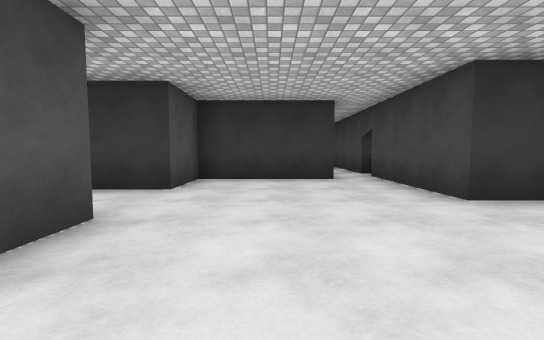
view 1 (above)

24 first-person views from a walk through a 3-D level made in the Unity game engine. The camera is 1.2 m above the floor, tilts 4° down and sees 90° across. The floor is counted in squares, 2.12 m on a side. Each view is taken from the middle of a square. On the plan, view 1 faces up. The plan holds only what a view shows up to about 9 squares ahead; the rest is blank. The place goes on beyond the plan. The player character is not drawn. Door leaves are left out, so doorways stand open. Surface patterns are stand-ins for the level's own textures.

view 2
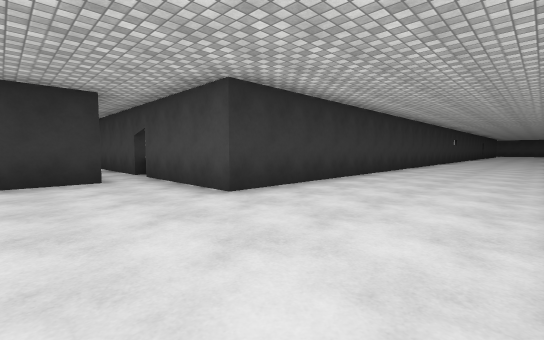

view 3
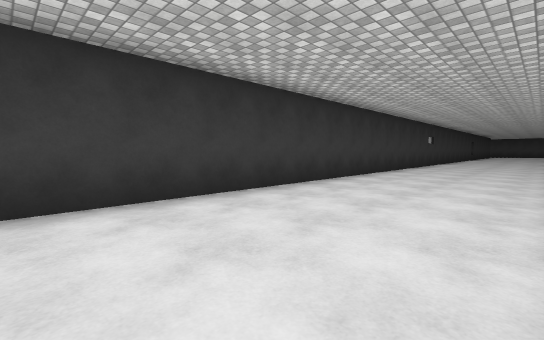

view 4
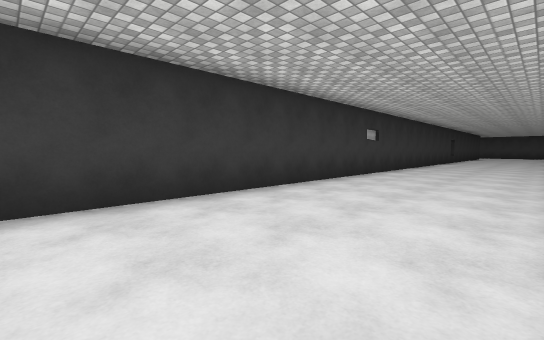

view 5
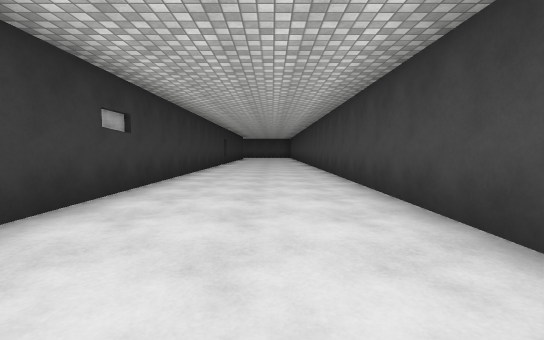

view 6
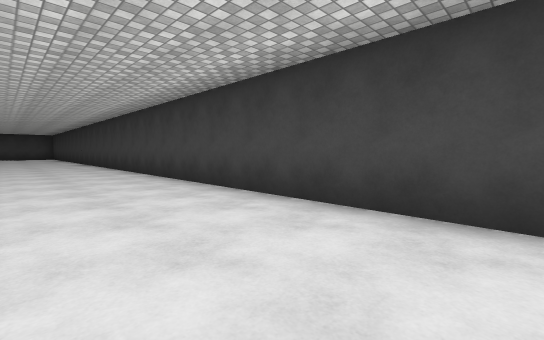

view 7
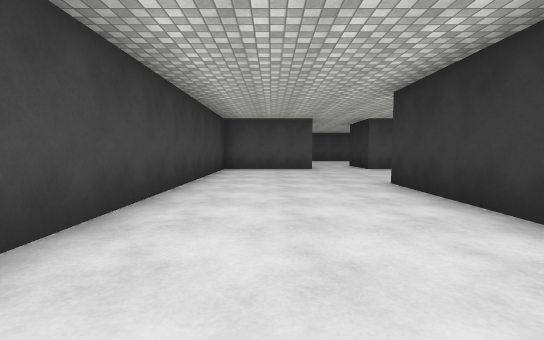

view 8
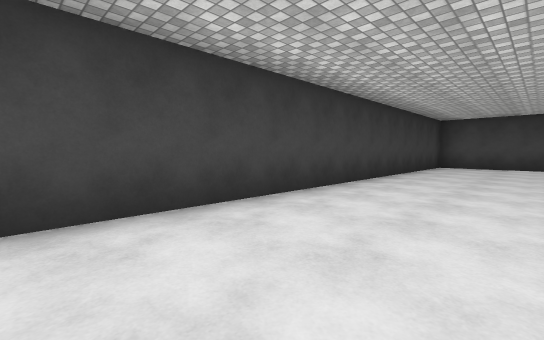

view 9
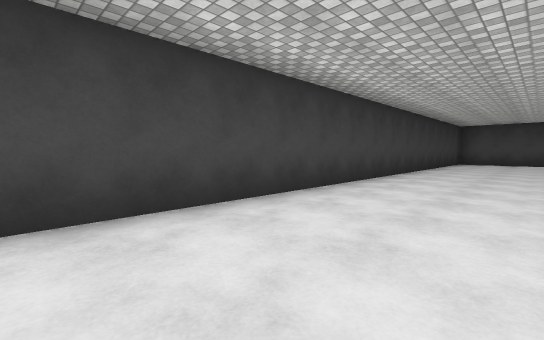

view 10
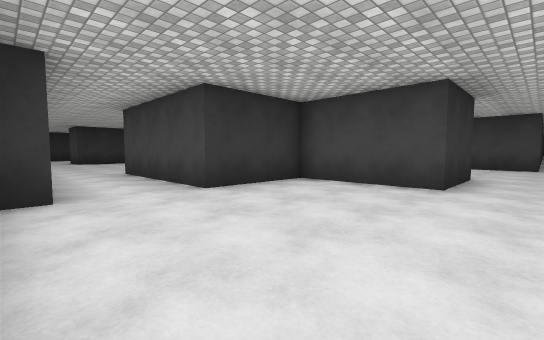

view 11
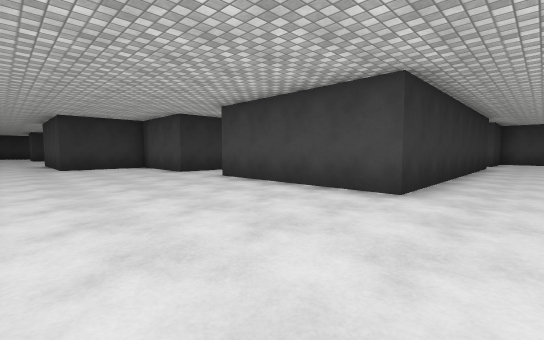

view 12
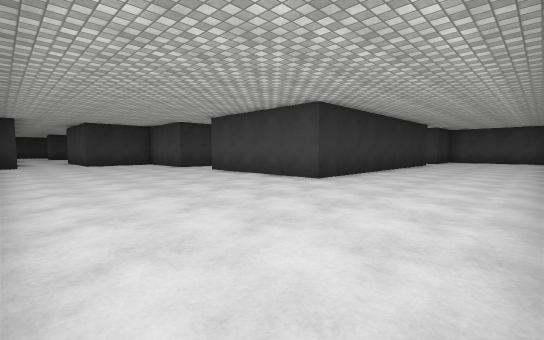

view 13
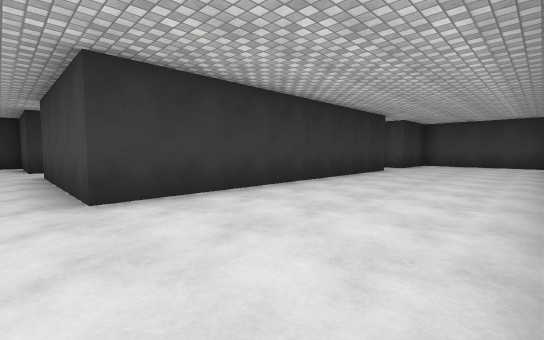

view 14
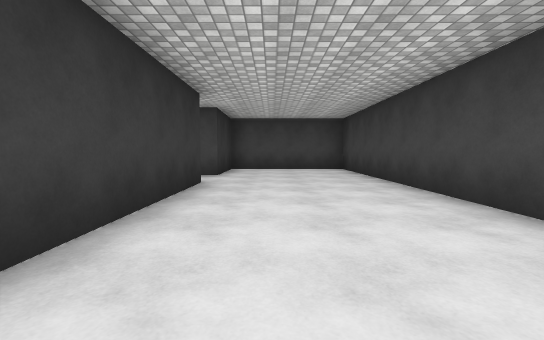

view 15
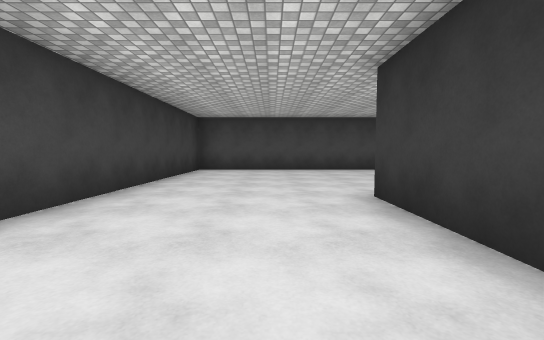

view 16
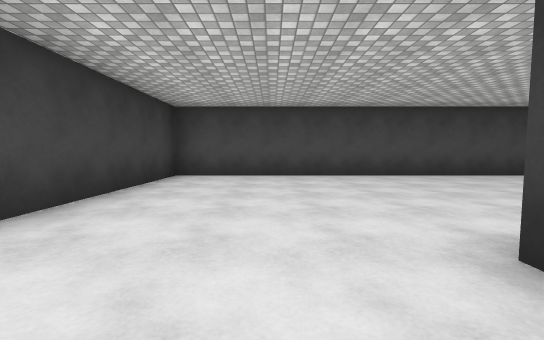

view 17
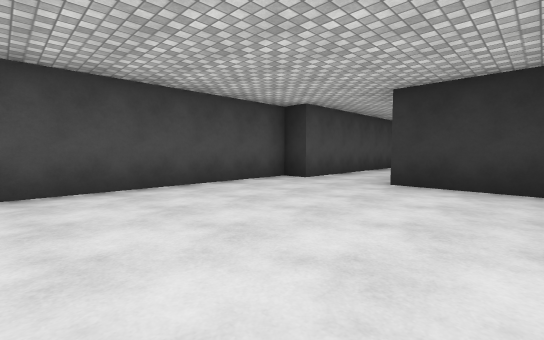

view 18
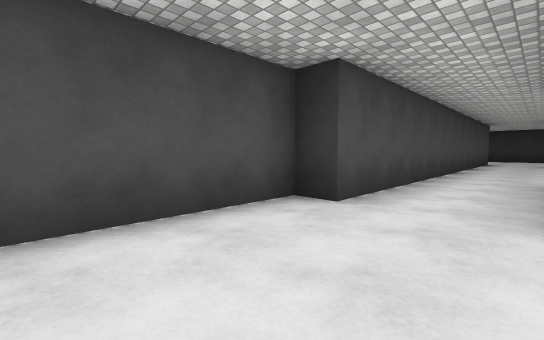

view 19
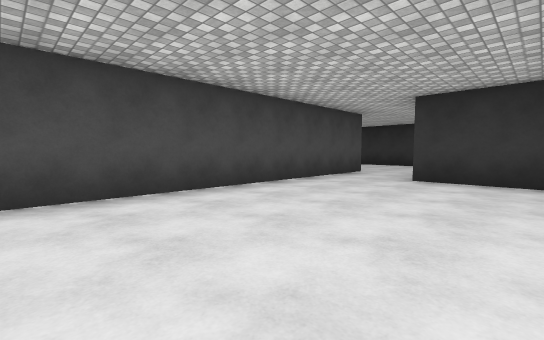

view 20
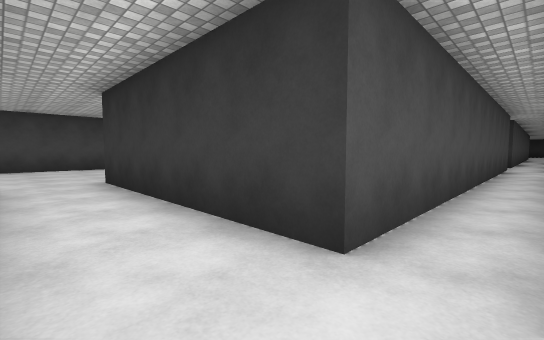

view 21
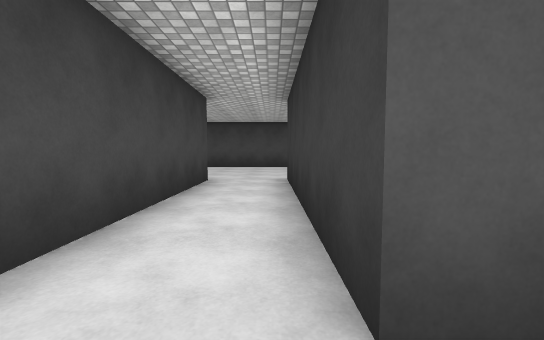

view 22
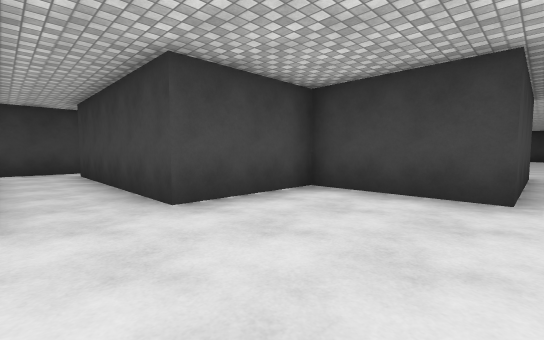

view 23
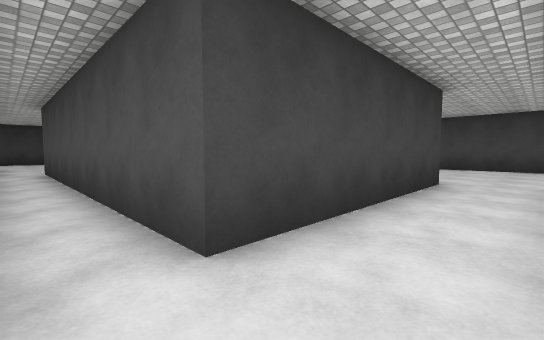

view 24
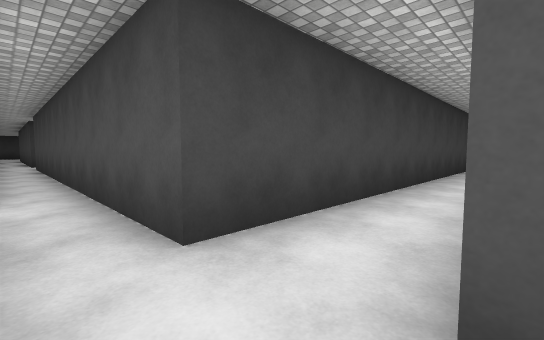

### Floor plan
Points are (right, up) in squares from view 1. A wall is a line through its corners. A room is listed if a view was taken in it or the views show most of it. See-through windows are left out.
Room 1 (views 1, 2, 3, 4, 5, 6, 7, 8, 9)
walls: (1.2, 5.5) (-1.5, 5.5) (-1.5, 4); (-1.5, 2.2) (-1.5, -0.5) (22.2, -0.5); (21, 3.1) (2.3, 3.1) (2.3, 6.2)
ways out: opening at (-2.5, 3) to room 2; open door at (2, 6.5)
Room 2 (views 10, 11, 12, 13, 14, 15, 16, 17, 18)
walls: (-3.4, 3.9) (-3.4, 6.6) (-5.8, 6.6) (-5.8, 10.4); (-1.5, 4) (-3.6, 4); (1.1, -5.2) (7.5, -5.2) (7.5, -1.7) (5.4, -1.7) (5.4, -1.2); (4, -1.7) (-3.4, -1.7) (-3.4, 2.2); (-7.6, 11.6) (-7.6, 6.6) (-8.2, 6.6) (-8.2, -5.2) (-2.1, -5.2)
ways out: opening at (-2.5, 3) to room 1; opening at (-6.5, 10.5) to room 3
Room 3 (views 19, 20, 21, 22, 23)
walls: (-3.9, 16.5) (-5.8, 16.5); (-5.8, 10.4) (-3.4, 10.4) (-3.4, 12.8) (1.2, 12.8); (-7.6, 16.6) (-7.6, 11.6); (2.3, 12.5) (2.3, 14); (1.2, 23.5) (1.2, 14.3) (-3.5, 14.3)
ways out: opening at (-6.5, 10.5) to room 2; opening at (2, 23) to room 4; opening at (-6.5, 17.5); opening at (2, 13)
Room 4 (view 24)
walls: (-7, 23.5) (1.2, 23.5)
ways out: opening at (2, 23) to room 3

Where each view was taken, in squares from view 1:
view 1: 0 up, 0 right, facing up
view 2: 0 up, 0 right, facing up-right
view 3: 0 up, 4 right, facing up-right
view 4: 0 up, 9 right, facing up-right
view 5: 1 up, 12 right, facing right
view 6: 2 up, 12 right, facing down-right
view 7: 1 up, 7 right, facing left
view 8: 2 up, 9 right, facing down-left
view 9: 2 up, 12 right, facing down-left
view 10: 3 up, 8 left, facing up-right
view 11: 3 down, 7 left, facing up-right
view 12: 5 down, 8 left, facing up-right
view 13: 5 down, 4 left, facing up-right
view 14: 3 down, 1 left, facing right
view 15: 3 down, 0 right, facing left
view 16: 3 down, 2 left, facing left
view 17: 2 up, 4 left, facing up-left
view 18: 4 up, 6 left, facing up-left
view 19: 11 up, 4 left, facing up-left
view 20: 13 up, 2 right, facing up-left
view 21: 14 up, 2 right, facing left
view 22: 14 up, 6 left, facing down-right
view 23: 14 up, 2 right, facing down-left
view 24: 25 up, 2 right, facing down-left
